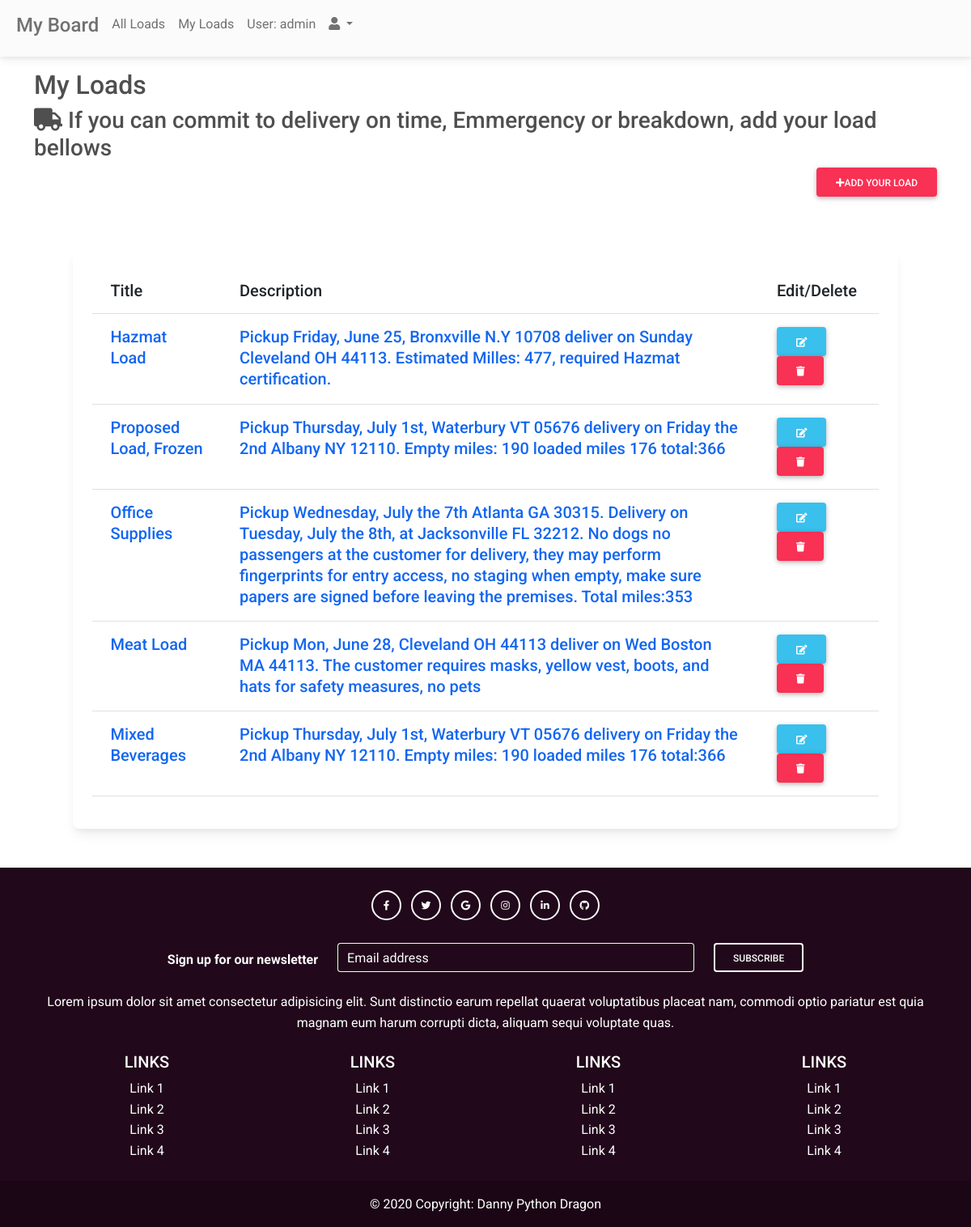
The app's page /my-admin/my-loads (signed in), older data.
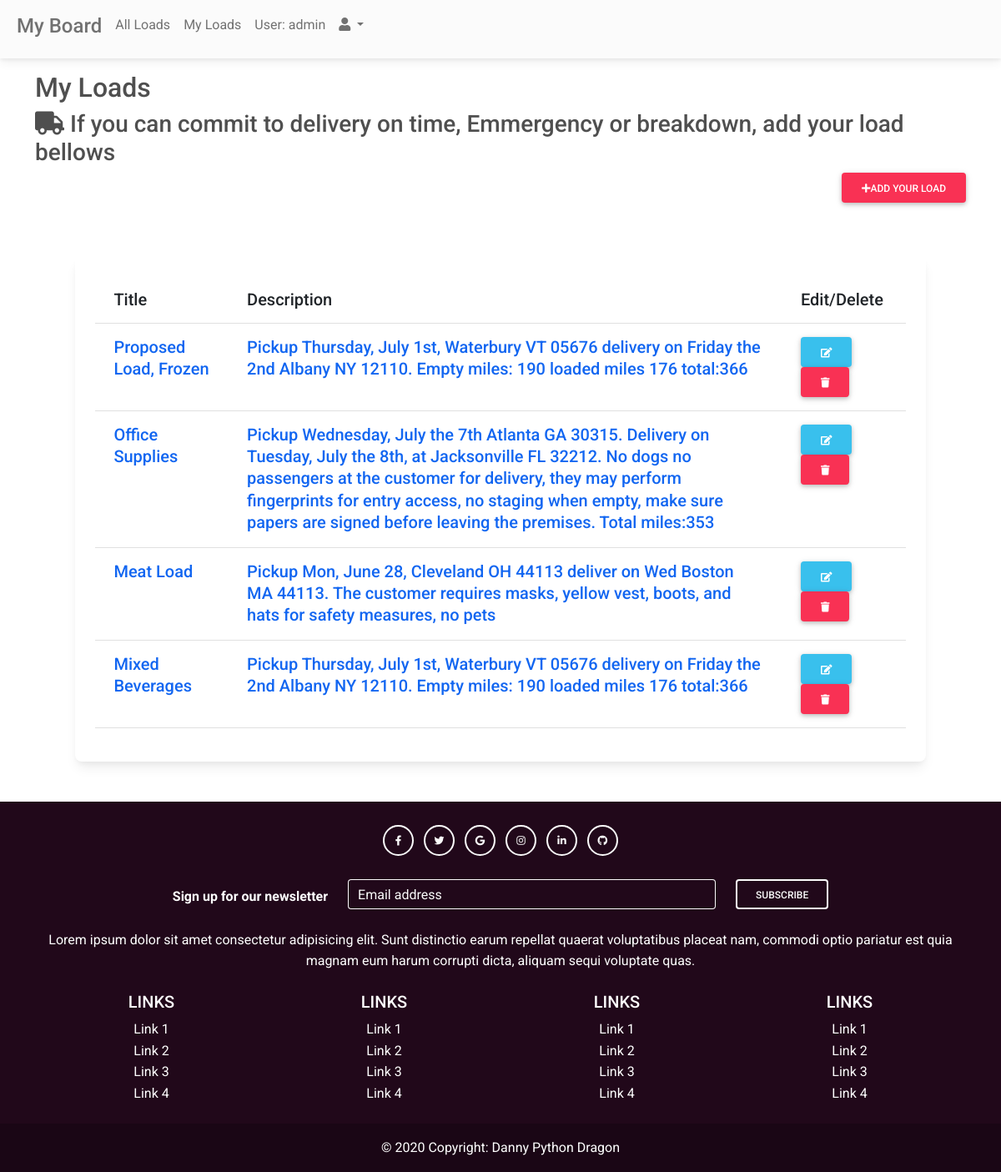
The same page, newer data.
### blog/models.py (models this page shows, shortened)
class Load(models.Model):
    user = models.ForeignKey(User, on_delete=models.CASCADE, null=True)
    price = models.CharField(max_length=20)
    title = models.CharField(max_length=40)
    category = models.ForeignKey(Category, on_delete=models.CASCADE)
    desc = models.TextField()
    image = models.ImageField(null=True, blank=True)
    created_at = models.DateTimeField(auto_now_add=True)
    update_at = models.DateTimeField(auto_now = True)
    def __str__(self):
        return self.title

### app_admin/views.py (the view)
# urls.py: path('my-loads', user_loads, name="my-loads"),
@login_required
def user_loads(request):
    if request.user.has_perm("blog.delete_load"):
        print("You don't have the right")
    else:
        print("Access granted for deletiont")
    list_loads = Load.objects.filter(user= request.user)
    return render(request, 'my-loads.html', {'list_loads': list_loads})

### app_admin/templates/my-loads.html
{% extends 'partials/base2.html' %}
{% block content %}
<div class="container">
    <div class="row">
        <div class="col-md-12">
            <h2 class="mt-3">My Loads</h2>
        </div>
        <h3><i class="fas fa-truck"></i> If you can commit to delivery on time, Emmergency or breakdown, add your load
            bellows</h3>
        <div class="col-md-12 mb-3">
            <a href="{% url 'add-load' %}" class="btn btn-danger float-end"><i class="fas fa-plus"></i>Add Your Load</a>
        </div>
        <div class="col-md-12">
            {% if list_loads %}
            <div class="card m-5">
                <div class="card-body">
                    <table class="table table-hover">
                        <thead>
                            <tr class=h5>
                                <th>Title</th>
                                <th>Description</th>
                                <th>Edit/Delete</th>
                            </tr>
                        </thead>
                        <tbody>
                            {% for load in list_loads %}
                            <tr>
                                <td><a href="" class="h5">{{load}}</a></td>
                                <td><a href="" class="h5">{{load.desc}}</a></td>
                                <td>
                                    <a href="{% url 'update-load' load.pk %}" class="btn btn-info"><i class="fas fa-edit"></i></a>
                                    <a href="{% url 'delete-event' load.id %}" class="btn btn-danger"><i class="fas fa-trash"></i></a>
                                </td>
                            </tr>
                            {% endfor %}
                        </tbody>
                    </table>
                </div>
            </div>
            {% else %}
            <h3>You don't have any load</h3>
            {% endif %}
        </div>
    </div>
</div>
{% endblock %}

Row changes from the older to the newer data that the page shows:
removed Load: title "Hazmat Load", desc "Pickup Friday, June 25, Bronxville N.Y 10708 deliver on Sunday Cleveland OH 44113. Estimated Milles: 477, required Hazmat certification."
